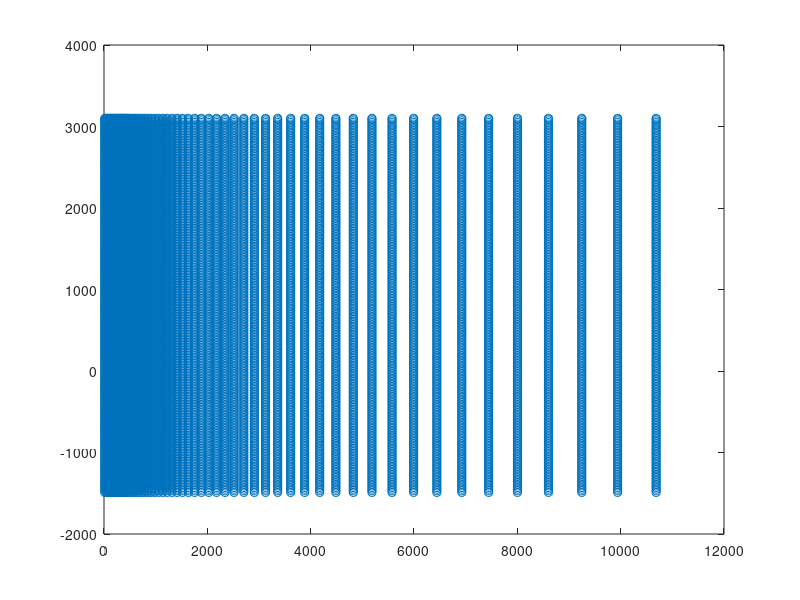

This figure's MATLAB source: (Note: this script raises an error after producing the figure.)
clear
close all

%Distribuzione serie geometrica
L=10000; %lunghezza massima
q=1.075; %fatttore
N=49;
l=L*(1-q)/(1-q^N);
sx=l*q.^[0:1:N]; 
sx=[30*ones(10,1);sx'];

%Distribuzione simile a flow.inp con faglie
%sx=[20*ones(40,1);200*ones(15,1);20*ones(40,1);200*ones(15,1);20*ones(109,1);200*ones(2,1)];

Tratti=[0;cumsum(sx)];

for i=1:length(Tratti)-1
    X(i)=(Tratti(i)+Tratti(i+1))/2;
end

stepV=20;
layer=-1490.0;
top=3.1e3;
Row=(-layer+top)/stepV+2;
Col=length(X);
D=1e-9;
LL=[layer:stepV:top top+1]';


for i=1:length(X)
    Volume(i,1)=pi*(Tratti(i+1)^2-Tratti(i)^2)*stepV;
end

Xcenter=[];
Zcenter=[];
for i=1:Row  
    Xcenter=[Xcenter;X'];
    Zcenter=[Zcenter; LL(i)*ones(size(X'))];   
end
Ycenter=0.5*ones(size(Xcenter));
figure(1)
plot(Xcenter,Zcenter,'o')
save xcenter.txt Xcenter -ascii -double
save ycenter.txt Ycenter -ascii -double
save zcenter.txt Zcenter -ascii -double
clear Xcenter Ycenter Zcenter

fid = fopen('flow.inp','w');

fprintf(fid,'TOUGH2 Analysis\n');
fprintf(fid,'ROCKS----1----*----2----*----3----*----4----*----5----*----6----*----7----*----8\n');
fprintf(fid,'Rock1    3    2000.0       0.2   1.0E-14   1.0E-14   1.0E-14      2.80    1000.0\n');
fprintf(fid,'       0.0       0.0      1.15       0.0       0.0\n');
fprintf(fid,'    1            0.2       0.1       0.9       0.7\n');
fprintf(fid,'    1            0.0       0.0       1.0\n');
fprintf(fid,'\n');
fprintf(fid,'MULTI----1----*----2----*----3----*----4----*----5----*----6----*----7----*----8\n');
fprintf(fid,'    2    3    2    6\n');
fprintf(fid,'START----1----*----2----*----3----*----4----*----5----*----6----*----7----*----8\n');
fprintf(fid,'PARAM----1-MOP* 123456789012345678901234----*----5----*----6----*----7----*----8\n');
fprintf(fid,' 8 29999    1000000000000002  03 000   0                                        \n');
fprintf(fid,'       0.0   3.14E11     100.0   3.15E10                9.81       4.0       1.0\n');
fprintf(fid,'    1.0E-5       1.0                 1.0       1.0          \n');
fprintf(fid,'\n');
fprintf(fid,'SOLVR----1----*----2----*----3----*----4----*----5----*----6----*----7----*----8\n');
fprintf(fid,'5  Z1   O0       0.1    1.0E-6\n');

%%%%%  FILE for TIMES  %%%%%%%%%%%%%%%%%%
times=[[0:1000:2000]';[2000.1:0.5:2010]']*86400*365';
l=length(times);
fprintf(fid,'TIMES----1----*----2----*----3----*----4----*----5----*----6----*----7----*----8\n');
fprintf(fid,'%5d%5d\n',l,l); 
h=1;
i=1;
while i<=l
    while h<=8 & i<=l
        fprintf(fid,'%#10.4G',times(i));
        h=h+1;
        i=i+1;
    end
    fprintf(fid,'\n');
    h=1;
end

%%%%%  FILE for ELEMENT  %%%%%%%%%%%%%%%%%%
h=1;
fprintf(fid,'ELEME----1----*----2----*----3----*----4----*----5----*----6----*----7----*----8\n');
for j=1:Row    
    for i=1:Col
        if LL(j)>=3e3*exp(-(X(i)/1e3).^2)
            fprintf(fid,'%5d          Rock1%#10.4G%#10.4G%#10.4G%#10.4G%#10.4G%#10.4G\n',(Col)*(h-1)+i, 1e59, 0.0, 1.0, X(i),0.5, LL(j));
        else
            fprintf(fid,'%5d          Rock1%#10.4G%#10.4G%#10.4G%#10.4G%#10.4G%#10.4G\n',(Col)*(h-1)+i, Volume(i), 0.0, 1.0, X(i),0.5, LL(j));
        end            
    end
    h=h+1;
end
fprintf(fid,'\n');


%%%%%  FILE for CONNETTIVITY  %%%%%%%%%%%%%%%%%%
AreaLat=2*pi*Tratti(2:end)*stepV;
%AreaLatTop=2*pi*Tratti(2:end)*D;

for i=1:length(X)
    AreaVer(i)=pi*(Tratti(i+1)^2-Tratti(i)^2);
end

fprintf(fid,'CONNE----1----*----2----*----3----*----4----*----5----*----6----*----7----*----8\n');
for i=1:Row    
    for j=1:Col-1
        iii=(i-1)*(Col)+j;
        jjj=(i-1)*(Col)+j+1;
         if LL(j)>=3e3*exp(-(X(i)/1e3).^2)
            fprintf(fid,'%5d%5d%20d%#10.4G%#10.4G%#10.4G%#10.4G%#10.4G\n',iii,jjj, 1, Tratti(j+1)-X(j), D, AreaLat(j),0, 0);                   
         else
            fprintf(fid,'%5d%5d%20d%#10.4G%#10.4G%#10.4G%#10.4G%#10.4G\n',iii,jjj, 1, Tratti(j+1)-X(j), X(j+1)-Tratti(j+1), AreaLat(j),0, 0);                   
         end
    end
    h=h+1;
end

for i=1:Row-1   
    for j=1:Col
        iii=(i-1)*(Col)+j;
        jjj=(i)*(Col)+j;
        if LL(j)>=3e3*exp(-(X(i)/1e3).^2)
            fprintf(fid,'%5d%5d%20d%#10.4G%#10.4G%#10.4G%#10.4G%#10.4G\n',iii,jjj, 1, stepV/2, D, AreaVer(j),-1, 0);                   
        else
            fprintf(fid,'%5d%5d%20d%#10.4G%#10.4G%#10.4G%#10.4G%#10.4G\n',iii,jjj, 1, stepV/2, stepV/2, AreaVer(j),-1, 0);                   
        end       
    end
    h=h+1;
end

fprintf(fid,'\n');

%%%%%  FILE for INITIAL CONDITION  %%%%%%%%%%%%%%%%%%
fprintf(fid,'INCON----1----*----2----*----3----*----4----*----5----*----6----*----7----*----8\n');
GradP=1000*9.81; %in Pa/m
Ptop=101325; %in Pa
GradT=130/1000;
Ttop=20;

h=1;
for i=1:Row
    for j=1:Col
        fprintf(fid,'%5d\n',h);  
        P_CO2=0.1;         if (i==Row) P_CO2=0.0; end
        %fprintf(fid,'%#20.14G%#20.14G%#20.14G\n',-LL(i)*GradP+Ptop,-LL(i)*GradT+Ttop, P_CO2);
        fprintf(fid,'%#20.14G%#20.14G%#20.14G\n',-LL(i)*GradP+Ptop,-LL(i)*GradT+Ttop, Ptop*0.0004);

        h=h+1;
    end   
end
fprintf(fid,'\n');

%%%%%  FILE for GENER  %%%%%%%%%%%%%%%%%%
fprintf(fid,'GENER----1----*----2----*----3----*----4----*----5----*----6----*----7----*----8\n');

%Rinaldi
AreaTot=pi*160^2;
H2O_0=2400*1e3/86400/AreaTot;
H2O_1=6100*1e3/86400/AreaTot;
CO2_0=1000*1e3/86400/AreaTot;
CO2_1=6000*1e3/86400/AreaTot;
Heat=31415926.5/(pi*Tratti(end)^2);
ent_water=2800000;
ent_CO2=797482; %290000;
% ent_water=2980000.0; usato da Alia
% ent_CO2=115000; usato da Alia

%%%%%    WATER & CO2    %%%%%%%%%%%%%%%%%%%%%%%%%%%%%%%%
h=1;
for j=1:5
    fprintf(fid,'%5d%5d                   4     COM11\n',j,h);         
    fprintf(fid,'%#14.7G%#14.7G%#14.7G%#14.7G\n',0,86400*365*4000.01,86400*365*4001.6,86400*365*4012); %times
    fprintf(fid,'%#14.7G%#14.7G%#14.7G%#14.7G\n',H2O_0*AreaVer(j),H2O_1*AreaVer(j),H2O_0*AreaVer(j),H2O_0*AreaVer(j)); %rate
    fprintf(fid,'%#14.7G%#14.7G%#14.7G%#14.7G\n',ent_water,ent_water,ent_water,ent_water); %enthalpy
    h=h+1;
    fprintf(fid,'%5d%5d                   4     COM21\n',j,h);         
    fprintf(fid,'%#14.7G%#14.7G%#14.7G%#14.7G\n',0,86400*365*4000.01,86400*365*4001.6,86400*365*4012); %times
    fprintf(fid,'%#14.7G%#14.7G%#14.7G%#14.7G\n',CO2_0*AreaVer(j),CO2_1*AreaVer(j),CO2_0*AreaVer(j),CO2_0*AreaVer(j)); %rate
    fprintf(fid,'%#14.7G%#14.7G%#14.7G%#14.7G\n',ent_CO2,ent_CO2,ent_CO2,ent_CO2); %enthalpy
    h=h+1;                       
end
%%%%%%%%%%%%%%%%%%%%%%%%%%%%%%%%%%%%%%%%%%%%%%%%%%%%%%%%%


% %%%%%%     ONLY WATER    %%%%%%%%%%%%%%%%%%%%%%%%%%%%%%%%
% h=1;
% for j=1:8
%     fprintf(fid,'%5d%5d                   3     COM11\n',j,h);         
%     fprintf(fid,'%#14.7G%#14.7G%#14.7G\n',0,86400*365*10000.01,86400*365*10004); %times
%     fprintf(fid,'%#14.7G%#14.7G%#14.7G\n',H2O_0*AreaVer(j),H2O_1*AreaVer(j),H2O_1*AreaVer(j)); %rate
%     fprintf(fid,'%#14.7G%#14.7G%#14.7G\n',2980000.0,2980000.0,2980000.0); %enthalpy
%     h=h+1;                       
% end
% %%%%%%%%%%%%%%%%%%%%%%%%%%%%%%%%%%%%%%%%%%%%%%%%%%%%%%%%%%

%%%%%%%%%%%%%%%%%%%%% HEAT INPUT at the BOTTOM %%%%%%%%%%% 
% for j=1:Col
%     fprintf(fid,'%5d%5d                   0     HEAT %#10.4G\n',j,h,Heat*AreaVer(j));         
%     h=h+1;                      
% end
%%%%%%%%%%%%%%%%%%%%%%%%%%%%%%%%%%%%%%%%%%%%%%%%%%%%%%%%%%

fprintf(fid,'\n');
fprintf(fid,'NOVER----1----*----2----*----3----*----4----*----5----*----6----*----7----*----8\n');
fprintf(fid,'ENDCY\n');

fclose(fid);

% %Esempio Flow.inp convergente
% AreaTot=pi*200^2;
% H2O_0=13.94/AreaTot; %kg/s
% CO2_0=5.79/AreaTot;
% Heat=31415926.5/(pi*Tratti(end)^2);
% 
% h=1;
% for j=1:8
%     fprintf(fid,'%5d%5d                   0     COM1 %#10.4G%#10.4G\n',j,h,H2O_0*AreaVer(j),2980000.0);         
%     h=h+1;
%     fprintf(fid,'%5d%5d                   0     COM2 %#10.4G%#10.4G\n',j,h,CO2_0*AreaVer(j),115000.0);         
%     h=h+1;                       
% end
% 
% for j=1:Col
%     fprintf(fid,'%5d%5d                   0     HEAT %#10.4G\n',j,h,Heat*AreaVer(j));         
%     h=h+1;                      
% end
% fprintf(fid,'\n');
% fprintf(fid,'NOVER----1----*----2----*----3----*----4----*----5----*----6----*----7----*----8\n');
% fprintf(fid,'ENDCY\n');
% 
% fclose(fid);

